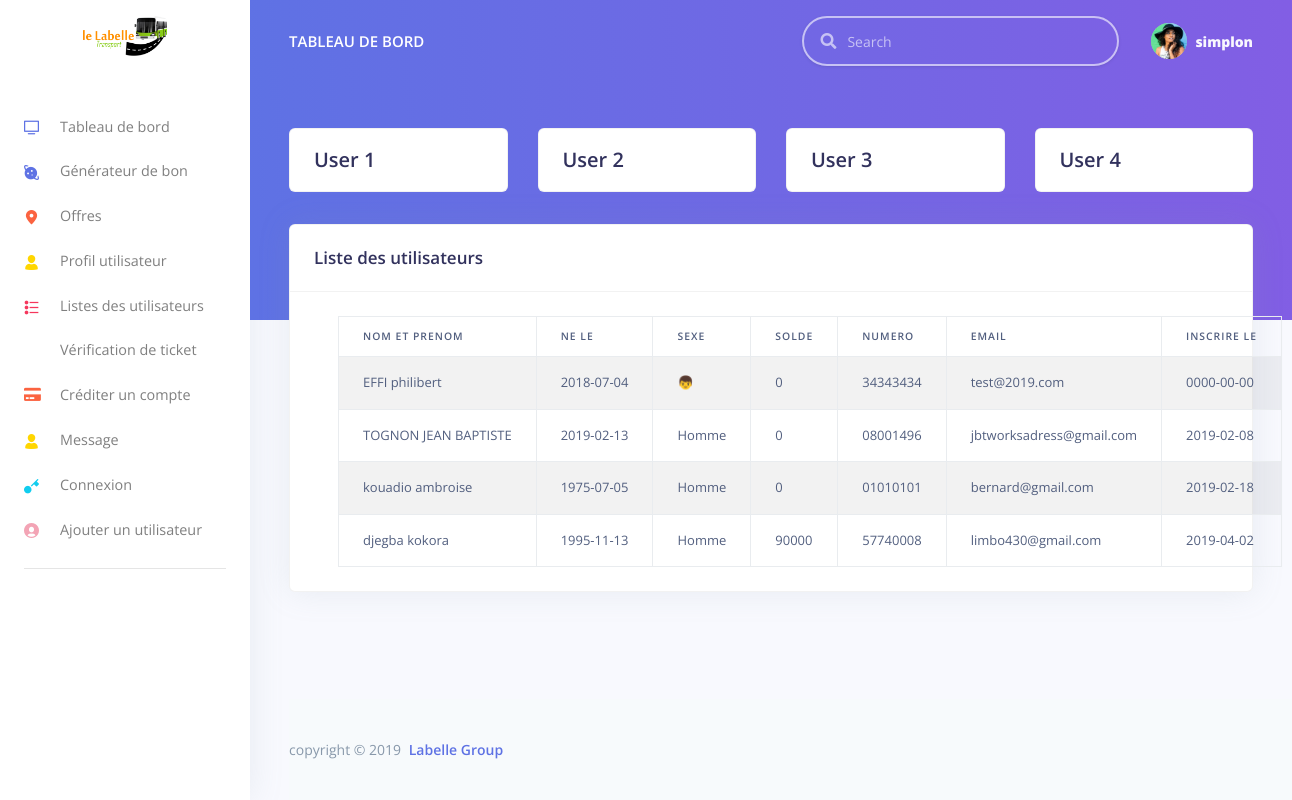
Page /pages/user_liste.php (signed in) on the committed database.
### tables this page shows
CREATE TABLE `user` (
  `iduser` int(11) NOT NULL,
  `nom` varchar(45) NOT NULL,
  `prenom` varchar(100) NOT NULL,
  `datenaiss` date NOT NULL,
  `sexe` varchar(45) NOT NULL,
  `solde` int(11) NOT NULL,
  `tel` varchar(45) DEFAULT NULL,
  `email` varchar(45) NOT NULL,
  `mdp` varchar(50) NOT NULL,
  `date_create` date NOT NULL
);

### module/users_liste.php (the view, shortened to what this page needs)
  <?php
    include 'config.php';
      $query = mysqli_query($conn, "SELECT * FROM user ");
      $rows = mysqli_num_rows($query);
      if($rows!=0){
          ?>
          <div class="container-fluid">
            <div class="row">
            <table class="table table-striped table-bordered" width=100px>
                <thead>
                  <tr>
                    <th>NOM ET PRENOM</th>
                    <th>NE LE</th>
                    <th>SEXE</th>
                    <th>SOLDE</th>
                    <th>NUMERO</th>
                    <th>EMAIL</th>
                    <th>INSCRIRE LE</th>
                  </tr>
                </thead>
          <?php
      while($array = mysqli_fetch_assoc($query)) {
      $nom = $array['nom'];
      $prenom = $array['prenom'];
      $datenaiss = $array['datenaiss'];
      $sexe = $array['sexe'];
      $solde = $array['solde'];
      $phone = $array['tel'];
      $email = $array['email'];
      $date_inscription = $array['date_create'];
        echo "
                <tr>
                  <td>".$nom." ".$prenom."</td>
                  <td>".$datenaiss."</td>
                  <td>".$sexe."</td>
                  <td>".$solde."</td>
                  <td>".$phone."</td>
                  <td>".$email."</td>
                  <td>".$date_inscription."</td>
                </tr>
              ";
      }
  }
  ?>
    </table>
  </div>
</div>

### pages/user_liste.php (shortened to what this page needs)
<?php
  include '../module/config.php';
?>
<!DOCTYPE html>
<html>
<head>
<link href="//maxcdn.bootstrapcdn.com/font-awesome/4.7.0/css/font-awesome.min.css" rel="stylesheet">
  <link href="../assets/vendor/nucleo/css/nucleo.css" rel="stylesheet">
  <link href="../assets/vendor/@fortawesome/fontawesome-free/css/all.min.css" rel="stylesheet">
  <link type="text/css" href="../assets/css/argon.css?v=1.0.0" rel="stylesheet">
</head>
<body>
  <nav class="navbar navbar-vertical fixed-left navbar-expand-md navbar-light bg-white" id="sidenav-main">
    <div class="container-fluid">
      <a class="navbar-brand pt-0" href="../index.php">
        <img src="../assets/img/brand/lelabelle.png" class="navbar-brand-img" alt="...">
      </a>
      <div class="collapse navbar-collapse" id="sidenav-collapse-main">
        <ul class="navbar-nav">
          <li class="nav-item">
            <a class="nav-link" href="../index.php">
              <i class="ni ni-tv-2 text-primary"></i> Tableau de bord
            </a>
          </li>
          <li class="nav-item">
            <a class="nav-link" href="../pages/generateur_code.php">
              <i class="ni ni-planet text-blue"></i>Générateur de bon
            </a>
          </li>
          <li class="nav-item">
            <a class="nav-link" href="../pages/offres.php">
            <i class="ni ni-pin-3 text-orange"></i> Offres
            </a>
          </li>
          <li class="nav-item">
            <a class="nav-link" href="../pages/profil.php">
              <i class="ni ni-single-02 text-yellow"></i>Profil utilisateur
            </a>
          </li>
          <li class="nav-item">
            <a class="nav-link" href="../pages/user_liste.php">
              <i class="ni ni-bullet-list-67 text-red"></i>Listes des utilisateurs
            </a>
          </li>
          <li class="nav-item">
            <a class="nav-link" href="../pages/verif_ticket.php">
            <i class="fa fa-ticket text-green"></i>Vérification de ticket
            </a>
          </li>
          <li class="nav-item">
            <a class="nav-link" href="../pages/crediter_compte.php">
            <i class="fa fa-credit-card text-orange"></i>Créditer un compte
            </a>
          </li>
          <li class="nav-item">
            <a class="nav-link" href="./pages/message.php">
              <i class="ni ni-single-02 text-yellow"></i>Message
            </a>
          </li>
          <li class="nav-item">
            <a class="nav-link" href="../pages/login.php">
              <i class="ni ni-key-25 text-info"></i> Connexion
            </a>
          </li>
          <li class="nav-item">
            <a class="nav-link" href="../pages/register.php">
              <i class="ni ni-circle-08 text-pink"></i>Ajouter un utilisateur
            </a>
          </li>
        </ul>
        <hr class="my-3">
  </nav>
  <div class="main-content">
    <nav class="navbar navbar-top navbar-expand-md navbar-dark" id="navbar-main">
      <div class="container-fluid">
        <a class="h4 mb-0 text-white text-uppercase d-none d-lg-inline-block" href="../index.php">Tableau de bord</a>
        <form class="navbar-search navbar-search-dark form-inline mr-3 d-none d-md-flex ml-lg-auto">
          <div class="form-group mb-0">
            <div class="input-group input-group-alternative">
              <div class="input-group-prepend">
                <span class="input-group-text"><i class="fas fa-search"></i></span>
              </div>
              <input class="form-control" placeholder="Search" type="text">
            </div>
          </div>
        </form>
        <?php if(isset($_SESSION['logged_in'])): ?>
        <ul class="navbar-nav align-items-center d-none d-md-flex">
          <li class="nav-item dropdown">
            <a class="nav-link pr-0" href="#" role="button" data-toggle="dropdown" aria-haspopup="true" aria-expanded="false">
              <div class="media align-items-center">
                <span class="avatar avatar-sm rounded-circle">
                  <img alt="Image placeholder" src="../assets/img/theme/team-4-800x800.jpg">
                </span>
                <div class="media-body ml-2 d-none d-lg-block">
                  <span class="mb-0 text-sm  font-weight-bold">
                    <?php echo "<strong>".$_SESSION['username']."</strong>"; ?>
                  </span>
                </div>
              </div>
            </a>
          </li>
        </ul>
        <?php endif ?>
      </div>
    </nav>
    <div class="header bg-gradient-primary pb-8 pt-5 pt-md-8">
      <div class="container-fluid">
        <div class="header-body">
          <div class="row">
            <div class="col-xl-3 col-lg-6">
              <div class="card card-stats mb-4 mb-xl-0">
                <div class="card-body">
                  <div class="row">
                    <div class="col">
                      <span class="h2 font-weight-bold mb-0">User 1</span>
                    </div>
                  </div>
                </div>
              </div>
            </div>
            <div class="col-xl-3 col-lg-6">
              <div class="card card-stats mb-4 mb-xl-0">
                <div class="card-body">
                  <div class="row">
                    <div class="col">
                      <span class="h2 font-weight-bold mb-0">User 2</span>
                    </div>
                  </div>
                </div>
              </div>
            </div>
            <div class="col-xl-3 col-lg-6">
              <div class="card card-stats mb-4 mb-xl-0">
                <div class="card-body">
                  <div class="row">
                    <div class="col">
                      <span class="h2 font-weight-bold mb-0">User 3</span>
                    </div>
                  </div>
                </div>
              </div>
            </div>
            <div class="col-xl-3 col-lg-6">
              <div class="card card-stats mb-4 mb-xl-0">
                <div class="card-body">
                  <div class="row">
                    <div class="col">
                      <span class="h2 font-weight-bold mb-0">User 4</span>
                    </div>
                  </div>
                </div>
              </div>
            </div>
          </div>
        </div>
      </div>
    </div>
    <div class="container-fluid mt--7">
      <div class="row">
        <div class="col">
          <div class="card shadow">
            <div class="card-header bg-transparent">
              <h3 class="mb-0">Liste des utilisateurs</h3>
            </div>
            <div class="card-body">
            <div class="row icon-examples">
                <div class="col-lg-12 col-md-12">
                <?php include('../module/users_liste.php'); ?>
                </div>
            </div>
            </div>
          </div>
        </div>
      </div>
      <footer class="footer">
        <div class="row align-items-center justify-content-xl-between">
          <div class="col-xl-12">
            <div class="copyright text-center text-xl-left text-muted"> copyright
              &copy; 2019 <a href="#" class="font-weight-bold ml-1" target="_blank">Labelle Group</a>
            </div>
          </div>
        </div>
      </footer>
    </div>
  </div>
</body>
</html>

### pages/user_liste.php (style rules this page uses)
.footer { position: fixed; left: 5; bottom: 0; width: 95%; }

### rows in the picture
user: nom "EFFI", prenom "philibert", datenaiss "2018-07-04", sexe "👦", solde "0", tel "34343434", email "test@2019.com", date_create "0000-00-00"
user: nom "TOGNON", prenom "JEAN BAPTISTE", datenaiss "2019-02-13", sexe "Homme", solde "0", tel "08001496", email "jbtworksadress@gmail.com", date_create "2019-02-08"
user: nom "kouadio", prenom "ambroise", datenaiss "1975-07-05", sexe "Homme", solde "0", tel "01010101", email "bernard@gmail.com", date_create "2019-02-18"
user: nom "djegba", prenom "kokora", datenaiss "1995-11-13", sexe "Homme", solde "90000", tel "57740008", email "limbo430@gmail.com", date_create "2019-04-02"

### other values in the picture
$_SESSION['username'] "simplon"
